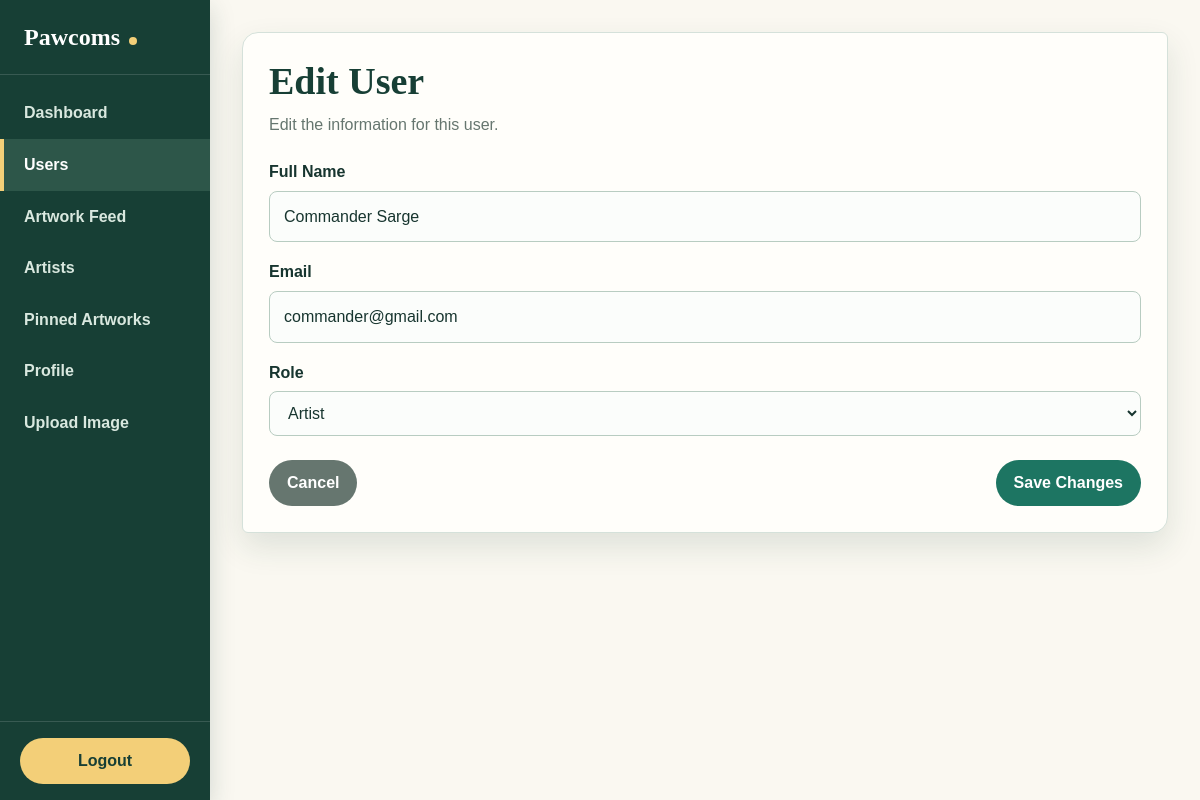
The app's page /dashboard/user-configs/edit_user.php?id=9 (signed in) with its own data.
### tables this page shows
CREATE TABLE IF NOT EXISTS `users` (
  `id` int NOT NULL AUTO_INCREMENT,
  `fullname` varchar(255) NOT NULL,
  `email` varchar(255) NOT NULL,
  `password` varchar(255) NOT NULL,
  `role` enum('admin','artist','commissioner') NOT NULL DEFAULT 'commissioner',
  `photo` varchar(255) NOT NULL,
  PRIMARY KEY (`id`)
);

### dashboard/user-configs/edit_user.php (the view, shortened to what this page needs)
<?php
require_once '../../config/database.php';
require_once '../dashboard_sidebar.php';
$userId = $_GET['id'] ?? null;
$stmt = $conn->prepare(
    'SELECT id, fullname, email, role
     FROM users
     WHERE id = ?'
);
$stmt->bind_param('i', $userId);
$stmt->execute();
$result = $stmt->get_result();
$user = $result->fetch_assoc();
?>
<!DOCTYPE html>
<html lang="en">
<head>
    <link rel="stylesheet"
          href="../../css/style.css?v=dashboard-sidebar-1">
    <link rel="stylesheet"
          href="../../css/style.css?v=dashboard-sidebar-1">
</head>
<body class="with-sidebar">
    <main class="page">
        <section class="panel">
            <h1>Edit User</h1>
            <p class="description">
                Edit the information for this user.
            </p>
            <form method="POST">
                <div class="form-group">
                    <label for="fullname">
                        Full Name
                    </label>
                    <input
                        type="text"
                        id="fullname"
                        name="fullname"
                        value="<?php echo htmlspecialchars($user['fullname']); ?>"
                        required
                    >
                </div>
                <div class="form-group">
                    <label for="email">
                        Email
                    </label>
                    <input
                        type="email"
                        id="email"
                        name="email"
                        value="<?php echo htmlspecialchars($user['email']); ?>"
                        required
                    >
                </div>
                <div class="form-group">
                    <label for="role">
                        Role
                    </label>
                    <select id="role" name="role" required>
                        <option
                            value="artist"
                            <?php echo $user['role'] === 'artist' ? 'selected' : ''; ?>>
                            Artist
                        </option>
                    </select>
                </div>
                <div class="page-actions">
                    <a
                        href="../users.php"
                        class="back-button">
                        Cancel
                    </a>
                    <button
                        type="submit"
                        class="save-button">
                        Save Changes
                    </button>
                </div>
            </form>
        </section>
    </main>
</body>
</html>

### css/style.css (style rules this page uses)
:root { --dark-green: #173f35; --green: #1d7562; --light-green: #8fbea5; --pale-green: #e7f1eb; --cream: #faf8f1; --paper: #fffefa; --yellow: #f3cf78; --coral: #df795f; --text: #17352f; --muted-text: #66766f; --border: #d5e1da; --shadow: 0 14px 32px rgba(23, 63, 53, 0.12); }
* { box-sizing: border-box; }
html { scroll-behavior: smooth; }
body { min-height: 100vh; margin: 0; color: var(--text); background: radial-gradient(circle at 90% 8%, #fff1bd 0, transparent 24%), linear-gradient(135deg, var(--cream), #eef5f0); font-family: Arial, Helvetica, sans-serif; line-height: 1.6; }
h1, h2, h3, p { margin-top: 0; }
h1, h2 { color: var(--dark-green); font-family: Georgia, "Times New Roman", serif; }
a { color: var(--green); }
button, input, select, textarea { font: inherit; }
.form-group { margin-bottom: 17px; }
.form-group label { display: block; margin-bottom: 6px; font-weight: bold; }
.form-group input, .form-group select, .panel input, .panel select, .upload-box input[type="text"] { width: 100%; padding: 12px 14px; color: var(--text); background: #fbfdfb; border: 1px solid #b8ccc1; border-radius: 8px; }
.btn-login, .btn-register, .save-button, .upload-box button { width: 100%; padding: 12px 18px; color: white; background: var(--green); border: 0; border-radius: 99px; font-weight: bold; cursor: pointer; }
body.with-sidebar { display: block; padding: 32px 32px 32px 242px; background: var(--cream); color: var(--text); }
.page, .gallery, .upload-box, .main-wrapper { width: 100%; max-width: 1100px; margin: 0 auto; }
.page > section { margin-bottom: 24px; }
.panel, .upload-box, .uploader-group, .page-header, .welcome-card, .card { background: var(--paper); border: 1px solid var(--border); border-radius: 16px 6px 16px 6px; box-shadow: var(--shadow); }
.panel, .upload-box, .uploader-group { padding: 26px; }
.panel h1, .upload-box h1, .page-header h1, .welcome-card h1 { margin-bottom: 7px; font-size: 38px; line-height: 1.2; }
.panel .description, .upload-box > p, .page-header p, .welcome-card p { color: var(--muted-text); }
.page-actions { display: flex; justify-content: space-between; gap: 12px; margin-top: 24px; }
.page-actions a, .page-actions button { width: auto; padding: 10px 18px; color: white; border: 0; border-radius: 99px; font-weight: bold; text-decoration: none; }
.back-button { background: var(--muted-text); }
.upload-box form, .panel form { margin-top: 22px; }

### records on screen
users: fullname "Commander Sarge", email "commander@gmail.com", role "Artist"
